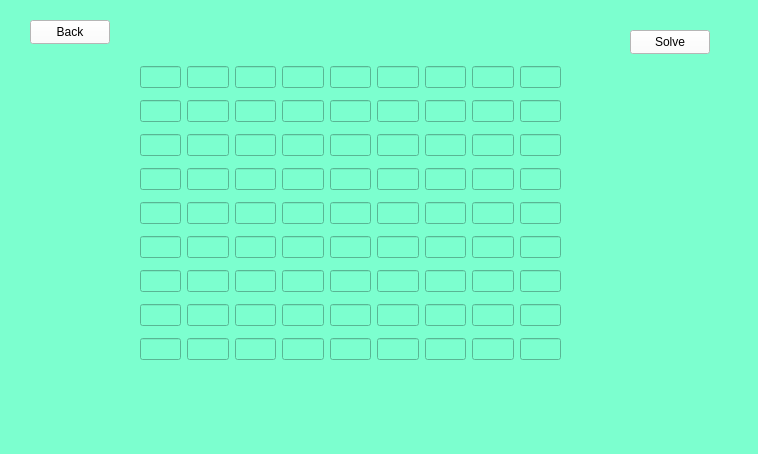
<?xml version="1.0" encoding="UTF-8"?>
<ui version="4.0">
 <class>SudokuLogic</class>
 <widget class="QWidget" name="SudokuLogic">
  <property name="geometry">
   <rect>
    <x>0</x>
    <y>0</y>
    <width>758</width>
    <height>454</height>
   </rect>
  </property>
  <property name="windowTitle">
   <string>Form</string>
  </property>
  <property name="styleSheet">
   <string notr="true">background-color: rgb(124, 255, 207);</string>
  </property>
  <widget class="QWidget" name="gridLayoutWidget">
   <property name="geometry">
    <rect>
     <x>140</x>
     <y>60</y>
     <width>421</width>
     <height>312</height>
    </rect>
   </property>
   <layout class="QGridLayout" name="gridLayout">
    <item row="8" column="4">
     <widget class="QLineEdit" name="cell_84">
      <property name="styleSheet">
       <string notr="true">color: rgb(0, 0, 0);</string>
      </property>
     </widget>
    </item>
    <item row="0" column="0">
     <widget class="QLineEdit" name="cell_00">
      <property name="styleSheet">
       <string notr="true">color: rgb(0, 0, 0);</string>
      </property>
     </widget>
    </item>
    <item row="6" column="3">
     <widget class="QLineEdit" name="cell_63">
      <property name="styleSheet">
       <string notr="true">color: rgb(0, 0, 0);</string>
      </property>
     </widget>
    </item>
    <item row="8" column="1">
     <widget class="QLineEdit" name="cell_81">
      <property name="styleSheet">
       <string notr="true">color: rgb(0, 0, 0);</string>
      </property>
     </widget>
    </item>
    <item row="0" column="1">
     <widget class="QLineEdit" name="cell_01">
      <property name="styleSheet">
       <string notr="true">color: rgb(0, 0, 0);</string>
      </property>
     </widget>
    </item>
    <item row="4" column="2">
     <widget class="QLineEdit" name="cell_42">
      <property name="styleSheet">
       <string notr="true">color: rgb(0, 0, 0);</string>
      </property>
     </widget>
    </item>
    <item row="4" column="0">
     <widget class="QLineEdit" name="cell_40">
      <property name="styleSheet">
       <string notr="true">color: rgb(0, 0, 0);</string>
      </property>
     </widget>
    </item>
    <item row="4" column="7">
     <widget class="QLineEdit" name="cell_47">
      <property name="styleSheet">
       <string notr="true">color: rgb(0, 0, 0);</string>
      </property>
     </widget>
    </item>
    <item row="3" column="3">
     <widget class="QLineEdit" name="cell_33">
      <property name="styleSheet">
       <string notr="true">color: rgb(0, 0, 0);</string>
      </property>
     </widget>
    </item>
    <item row="6" column="5">
     <widget class="QLineEdit" name="cell_65">
      <property name="styleSheet">
       <string notr="true">color: rgb(0, 0, 0);</string>
      </property>
     </widget>
    </item>
    <item row="3" column="1">
     <widget class="QLineEdit" name="cell_31">
      <property name="styleSheet">
       <string notr="true">color: rgb(0, 0, 0);</string>
      </property>
     </widget>
    </item>
    <item row="3" column="5">
     <widget class="QLineEdit" name="cell_35">
      <property name="styleSheet">
       <string notr="true">color: rgb(0, 0, 0);</string>
      </property>
     </widget>
    </item>
    <item row="2" column="8">
     <widget class="QLineEdit" name="cell_28">
      <property name="styleSheet">
       <string notr="true">color: rgb(0, 0, 0);</string>
      </property>
     </widget>
    </item>
    <item row="2" column="7">
     <widget class="QLineEdit" name="cell_27">
      <property name="styleSheet">
       <string notr="true">color: rgb(0, 0, 0);</string>
      </property>
     </widget>
    </item>
    <item row="7" column="0">
     <widget class="QLineEdit" name="cell_70">
      <property name="styleSheet">
       <string notr="true">color: rgb(0, 0, 0);</string>
      </property>
     </widget>
    </item>
    <item row="6" column="0">
     <widget class="QLineEdit" name="cell_60">
      <property name="styleSheet">
       <string notr="true">color: rgb(0, 0, 0);</string>
      </property>
     </widget>
    </item>
    <item row="8" column="0">
     <widget class="QLineEdit" name="cell_80">
      <property name="styleSheet">
       <string notr="true">color: rgb(0, 0, 0);</string>
      </property>
     </widget>
    </item>
    <item row="7" column="5">
     <widget class="QLineEdit" name="cell_75">
      <property name="styleSheet">
       <string notr="true">color: rgb(0, 0, 0);</string>
      </property>
     </widget>
    </item>
    <item row="3" column="4">
     <widget class="QLineEdit" name="cell_34">
      <property name="styleSheet">
       <string notr="true">color: rgb(0, 0, 0);</string>
      </property>
     </widget>
    </item>
    <item row="3" column="2">
     <widget class="QLineEdit" name="cell_32">
      <property name="styleSheet">
       <string notr="true">color: rgb(0, 0, 0);</string>
      </property>
     </widget>
    </item>
    <item row="7" column="2">
     <widget class="QLineEdit" name="cell_72">
      <property name="styleSheet">
       <string notr="true">color: rgb(0, 0, 0);</string>
      </property>
     </widget>
    </item>
    <item row="3" column="6">
     <widget class="QLineEdit" name="cell_36">
      <property name="styleSheet">
       <string notr="true">color: rgb(0, 0, 0);</string>
      </property>
     </widget>
    </item>
    <item row="6" column="6">
     <widget class="QLineEdit" name="cell_66">
      <property name="styleSheet">
       <string notr="true">color: rgb(0, 0, 0);</string>
      </property>
     </widget>
    </item>
    <item row="1" column="2">
     <widget class="QLineEdit" name="cell_12">
      <property name="styleSheet">
       <string notr="true">color: rgb(0, 0, 0);</string>
      </property>
     </widget>
    </item>
    <item row="6" column="1">
     <widget class="QLineEdit" name="cell_61">
      <property name="styleSheet">
       <string notr="true">color: rgb(0, 0, 0);</string>
      </property>
     </widget>
    </item>
    <item row="1" column="3">
     <widget class="QLineEdit" name="cell_13">
      <property name="styleSheet">
       <string notr="true">color: rgb(0, 0, 0);</string>
      </property>
     </widget>
    </item>
    <item row="8" column="7">
     <widget class="QLineEdit" name="cell_87">
      <property name="styleSheet">
       <string notr="true">color: rgb(0, 0, 0);</string>
      </property>
     </widget>
    </item>
    <item row="8" column="2">
     <widget class="QLineEdit" name="cell_82">
      <property name="styleSheet">
       <string notr="true">color: rgb(0, 0, 0);</string>
      </property>
     </widget>
    </item>
    <item row="5" column="8">
     <widget class="QLineEdit" name="cell_58">
      <property name="styleSheet">
       <string notr="true">color: rgb(0, 0, 0);</string>
      </property>
     </widget>
    </item>
    <item row="1" column="8">
     <widget class="QLineEdit" name="cell_18">
      <property name="styleSheet">
       <string notr="true">color: rgb(0, 0, 0);</string>
      </property>
     </widget>
    </item>
    <item row="2" column="1">
     <widget class="QLineEdit" name="cell_21">
      <property name="styleSheet">
       <string notr="true">

color: rgb(0, 0, 0);</string>
      </property>
     </widget>
    </item>
    <item row="0" column="7">
     <widget class="QLineEdit" name="cell_07">
      <property name="styleSheet">
       <string notr="true">color: rgb(0, 0, 0);</string>
      </property>
     </widget>
    </item>
    <item row="5" column="7">
     <widget class="QLineEdit" name="cell_57">
      <property name="styleSheet">
       <string notr="true">color: rgb(0, 0, 0);</string>
      </property>
     </widget>
    </item>
    <item row="5" column="2">
     <widget class="QLineEdit" name="cell_52">
      <property name="styleSheet">
       <string notr="true">color: rgb(0, 0, 0);</string>
      </property>
     </widget>
    </item>
    <item row="7" column="3">
     <widget class="QLineEdit" name="cell_73">
      <property name="styleSheet">
       <string notr="true">color: rgb(0, 0, 0);</string>
      </property>
     </widget>
    </item>
    <item row="5" column="1">
     <widget class="QLineEdit" name="cell_51">
      <property name="styleSheet">
       <string notr="true">color: rgb(0, 0, 0);</string>
      </property>
     </widget>
    </item>
    <item row="0" column="6">
     <widget class="QLineEdit" name="cell_06">
      <property name="styleSheet">
       <string notr="true">color: rgb(0, 0, 0);</string>
      </property>
     </widget>
    </item>
    <item row="8" column="8">
     <widget class="QLineEdit" name="cell_88">
      <property name="styleSheet">
       <string notr="true">color: rgb(0, 0, 0);</string>
      </property>
     </widget>
    </item>
    <item row="3" column="8">
     <widget class="QLineEdit" name="cell_38">
      <property name="styleSheet">
       <string notr="true">color: rgb(0, 0, 0);</string>
      </property>
     </widget>
    </item>
    <item row="2" column="4">
     <widget class="QLineEdit" name="cell_24">
      <property name="styleSheet">
       <string notr="true">color: rgb(0, 0, 0);</string>
      </property>
     </widget>
    </item>
    <item row="5" column="0">
     <widget class="QLineEdit" name="cell_50">
      <property name="styleSheet">
       <string notr="true">color: rgb(0, 0, 0);</string>
      </property>
     </widget>
    </item>
    <item row="2" column="6">
     <widget class="QLineEdit" name="cell_26">
      <property name="styleSheet">
       <string notr="true">color: rgb(0, 0, 0);</string>
      </property>
     </widget>
    </item>
    <item row="0" column="3">
     <widget class="QLineEdit" name="cell_03">
      <property name="styleSheet">
       <string notr="true">color: rgb(0, 0, 0);</string>
      </property>
     </widget>
    </item>
    <item row="0" column="5">
     <widget class="QLineEdit" name="cell_05">
      <property name="styleSheet">
       <string notr="true">color: rgb(0, 0, 0);</string>
      </property>
     </widget>
    </item>
    <item row="3" column="0">
     <widget class="QLineEdit" name="cell_30">
      <property name="styleSheet">
       <string notr="true">color: rgb(0, 0, 0);</string>
      </property>
     </widget>
    </item>
    <item row="5" column="5">
     <widget class="QLineEdit" name="cell_55">
      <property name="styleSheet">
       <string notr="true">color: rgb(0, 0, 0);</string>
      </property>
     </widget>
    </item>
    <item row="2" column="2">
     <widget class="QLineEdit" name="cell_22">
      <property name="styleSheet">
       <string notr="true">color: rgb(0, 0, 0);</string>
      </property>
     </widget>
    </item>
    <item row="7" column="1">
     <widget class="QLineEdit" name="cell_71">
      <property name="styleSheet">
       <string notr="true">color: rgb(0, 0, 0);</string>
      </property>
     </widget>
    </item>
    <item row="8" column="3">
     <widget class="QLineEdit" name="cell_83">
      <property name="styleSheet">
       <string notr="true">color: rgb(0, 0, 0);</string>
      </property>
     </widget>
    </item>
    <item row="8" column="6">
     <widget class="QLineEdit" name="cell_86">
      <property name="styleSheet">
       <string notr="true">color: rgb(0, 0, 0);</string>
      </property>
     </widget>
    </item>
    <item row="6" column="4">
     <widget class="QLineEdit" name="cell_64">
      <property name="styleSheet">
       <string notr="true">color: rgb(0, 0, 0);</string>
      </property>
     </widget>
    </item>
    <item row="2" column="3">
     <widget class="QLineEdit" name="cell_23">
      <property name="styleSheet">
       <string notr="true">color: rgb(0, 0, 0);</string>
      </property>
     </widget>
    </item>
    <item row="6" column="8">
     <widget class="QLineEdit" name="cell_68">
      <property name="styleSheet">
       <string notr="true">color: rgb(0, 0, 0);</string>
      </property>
     </widget>
    </item>
    <item row="1" column="4">
     <widget class="QLineEdit" name="cell_14">
      <property name="styleSheet">
       <string notr="true">color: rgb(0, 0, 0);</string>
      </property>
     </widget>
    </item>
    <item row="4" column="4">
     <widget class="QLineEdit" name="cell_44">
      <property name="styleSheet">
       <string notr="true">color: rgb(0, 0, 0);</string>
      </property>
     </widget>
    </item>
    <item row="7" column="8">
     <widget class="QLineEdit" name="cell_78">
      <property name="styleSheet">
       <string notr="true">color: rgb(0, 0, 0);</string>
      </property>
     </widget>
    </item>
    <item row="1" column="5">
     <widget class="QLineEdit" name="cell_15">
      <property name="styleSheet">
       <string notr="true">color: rgb(0, 0, 0);</string>
      </property>
     </widget>
    </item>
    <item row="0" column="8">
     <widget class="QLineEdit" name="cell_08">
      <property name="styleSheet">
       <string notr="true">color: rgb(0, 0, 0);</string>
      </property>
     </widget>
    </item>
    <item row="2" column="0">
     <widget class="QLineEdit" name="cell_20">
      <property name="styleSheet">
       <string notr="true">color: rgb(0, 0, 0);</string>
      </property>
     </widget>
    </item>
    <item row="4" column="5">
     <widget class="QLineEdit" name="cell_45">
      <property name="styleSheet">
       <string notr="true">color: rgb(0, 0, 0);</string>
      </property>
     </widget>
    </item>
    <item row="5" column="3">
     <widget class="QLineEdit" name="cell_53">
      <property name="styleSheet">
       <string notr="true">color: rgb(0, 0, 0);</string>
      </property>
     </widget>
    </item>
    <item row="4" column="3">
     <widget class="QLineEdit" name="cell_43">
      <property name="styleSheet">
       <string notr="true">color: rgb(0, 0, 0);</string>
      </property>
     </widget>
    </item>
    <item row="7" column="7">
     <widget class="QLineEdit" name="cell_77">
      <property name="styleSheet">
       <string notr="true">color: rgb(0, 0, 0);</string>
      </property>
     </widget>
    </item>
    <item row="6" column="2">
     <widget class="QLineEdit" name="cell_62">
      <property name="styleSheet">
       <string notr="true">color: rgb(0, 0, 0);</string>
      </property>
     </widget>
    </item>
    <item row="1" column="7">
     <widget class="QLineEdit" name="cell_17">
      <property name="styleSheet">
       <string notr="true">color: rgb(0, 0, 0);</string>
      </property>
     </widget>
    </item>
    <item row="4" column="1">
     <widget class="QLineEdit" name="cell_41">
      <property name="styleSheet">
       <string notr="true">color: rgb(0, 0, 0);</string>
      </property>
     </widget>
    </item>
    <item row="5" column="4">
     <widget class="QLineEdit" name="cell_54">
      <property name="styleSheet">
       <string notr="true">color: rgb(0, 0, 0);</string>
      </property>
     </widget>
    </item>
    <item row="7" column="6">
     <widget class="QLineEdit" name="cell_76">
      <property name="styleSheet">
       <string notr="true">color: rgb(0, 0, 0);</string>
      </property>
     </widget>
    </item>
    <item row="8" column="5">
     <widget class="QLineEdit" name="cell_85">
      <property name="styleSheet">
       <string notr="true">color: rgb(0, 0, 0);</string>
      </property>
     </widget>
    </item>
    <item row="0" column="2">
     <widget class="QLineEdit" name="cell_02">
      <property name="styleSheet">
       <string notr="true">color: rgb(0, 0, 0);</string>
      </property>
     </widget>
    </item>
    <item row="0" column="4">
     <widget class="QLineEdit" name="cell_04">
      <property name="styleSheet">
       <string notr="true">color: rgb(0, 0, 0);</string>
      </property>
     </widget>
    </item>
    <item row="4" column="6">
     <widget class="QLineEdit" name="cell_46">
      <property name="styleSheet">
       <string notr="true">color: rgb(0, 0, 0);</string>
      </property>
     </widget>
    </item>
    <item row="2" column="5">
     <widget class="QLineEdit" name="cell_25">
      <property name="styleSheet">
       <string notr="true">color: rgb(0, 0, 0);</string>
      </property>
     </widget>
    </item>
    <item row="5" column="6">
     <widget class="QLineEdit" name="cell_56">
      <property name="styleSheet">
       <string notr="true">color: rgb(0, 0, 0);</string>
      </property>
     </widget>
    </item>
    <item row="1" column="0">
     <widget class="QLineEdit" name="cell_10">
      <property name="styleSheet">
       <string notr="true">color: rgb(0, 0, 0);</string>
      </property>
     </widget>
    </item>
    <item row="4" column="8">
     <widget class="QLineEdit" name="cell_48">
      <property name="styleSheet">
       <string notr="true">color: rgb(0, 0, 0);</string>
      </property>
     </widget>
    </item>
    <item row="1" column="1">
     <widget class="QLineEdit" name="cell_11">
      <property name="styleSheet">
       <string notr="true">color: rgb(0, 0, 0);</string>
      </property>
     </widget>
    </item>
    <item row="1" column="6">
     <widget class="QLineEdit" name="cell_16">
      <property name="styleSheet">
       <string notr="true">color: rgb(0, 0, 0);</string>
      </property>
     </widget>
    </item>
    <item row="7" column="4">
     <widget class="QLineEdit" name="cell_74">
      <property name="styleSheet">
       <string notr="true">color: rgb(0, 0, 0);</string>
      </property>
     </widget>
    </item>
    <item row="3" column="7">
     <widget class="QLineEdit" name="cell_37">
      <property name="styleSheet">
       <string notr="true">color: rgb(0, 0, 0);</string>
      </property>
     </widget>
    </item>
    <item row="6" column="7">
     <widget class="QLineEdit" name="cell_67">
      <property name="styleSheet">
       <string notr="true">color: rgb(0, 0, 0);</string>
      </property>
     </widget>
    </item>
   </layout>
  </widget>
  <widget class="QPushButton" name="backButton">
   <property name="geometry">
    <rect>
     <x>30</x>
     <y>20</y>
     <width>80</width>
     <height>24</height>
    </rect>
   </property>
   <property name="styleSheet">
    <string notr="true">color: rgb(0, 0, 0);
background-color: rgb(255, 255, 255);</string>
   </property>
   <property name="text">
    <string>Back</string>
   </property>
  </widget>
  <widget class="QPushButton" name="solveButton">
   <property name="geometry">
    <rect>
     <x>630</x>
     <y>30</y>
     <width>80</width>
     <height>24</height>
    </rect>
   </property>
   <property name="styleSheet">
    <string notr="true">color: rgb(0, 0, 0);
background-color: rgb(255, 255, 255);</string>
   </property>
   <property name="text">
    <string>Solve</string>
   </property>
  </widget>
 </widget>
 <resources/>
 <connections/>
</ui>
